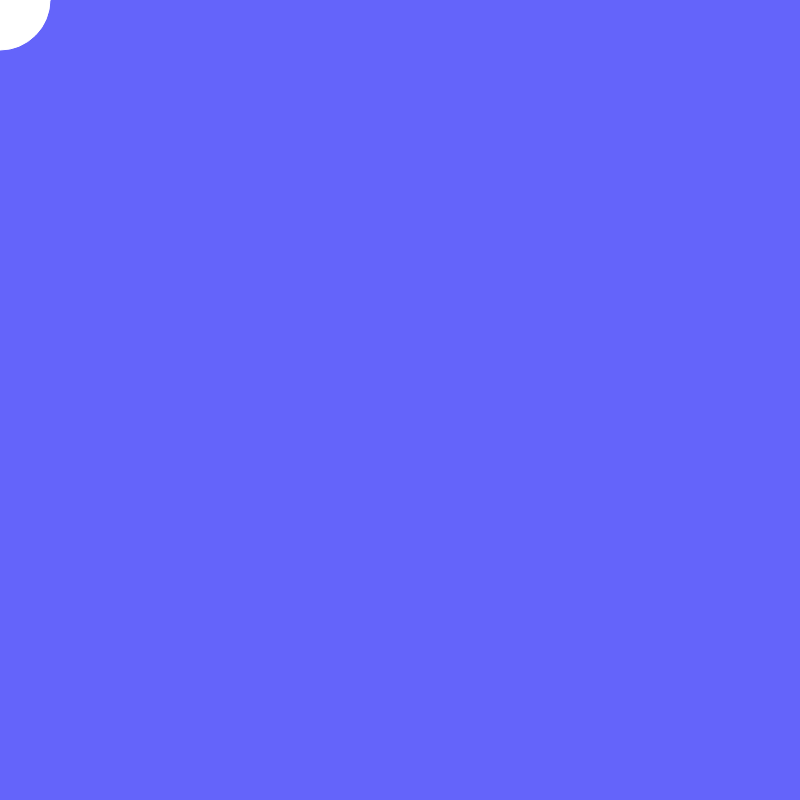
Frame 1 (no input)
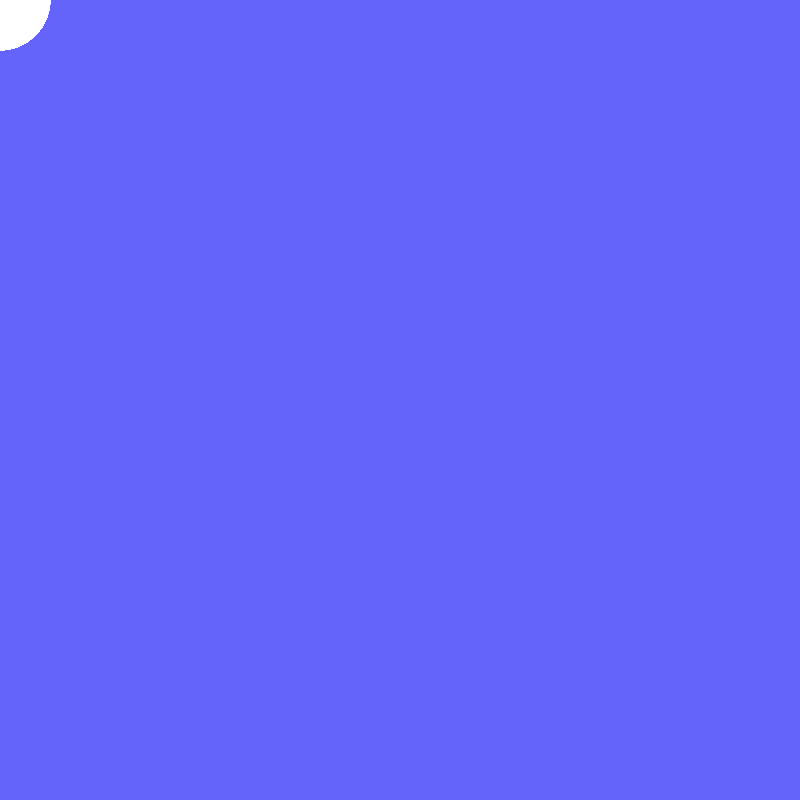
Frame 60 (no input)
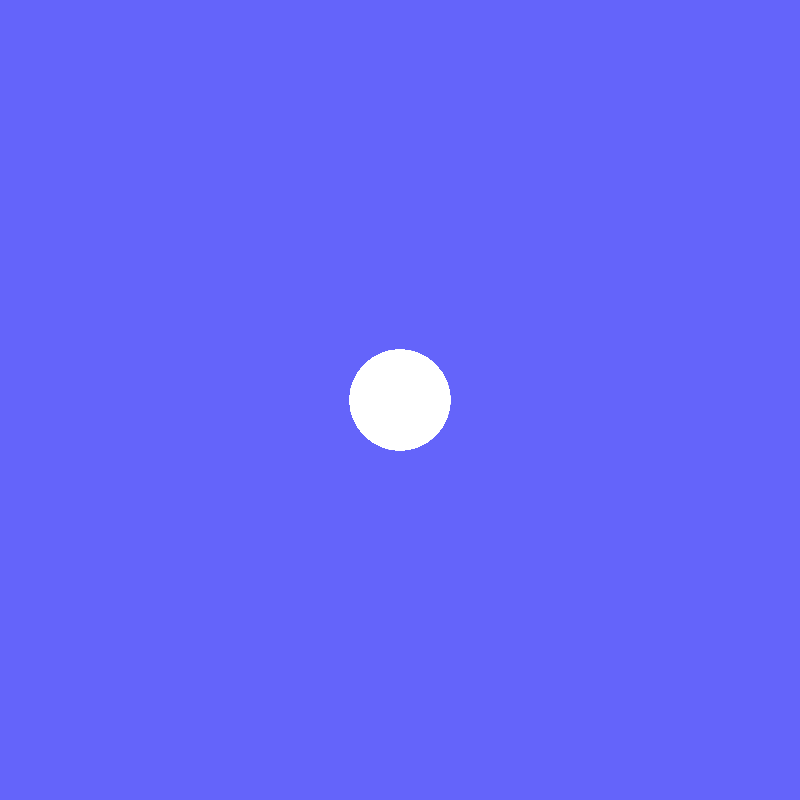
Frame 120 (the mouse pressed at the canvas centre since frame 60)

The p5.js sketch that drew these frames (run headless with seeded random() and noise() and a simulated clock; from frame 60 on, the mouse is pressed at the canvas centre):

// p5.js sketch
// ── sketch.js
function setup() {
  createCanvas(800, 800);
  background(100, 100, 250);
}

function draw() {
  fill(250, 100, 100);

  erase();
  ellipse(mouseX, mouseY, 100);

  noErase();

}

function mousePressed() {
  background(100, 100, 250);

}
// ── style.css
html, body {
  margin: 0;
  padding: 0;
}

canvas {
  display: block;
  position: absolute;
  top: 0px;
  left: 0px;
  z-index: 20;
}

img {
  position: absolute;
  top: -73px;
  left: 0px;
  width: 800px;
  z-index: 10;

}
